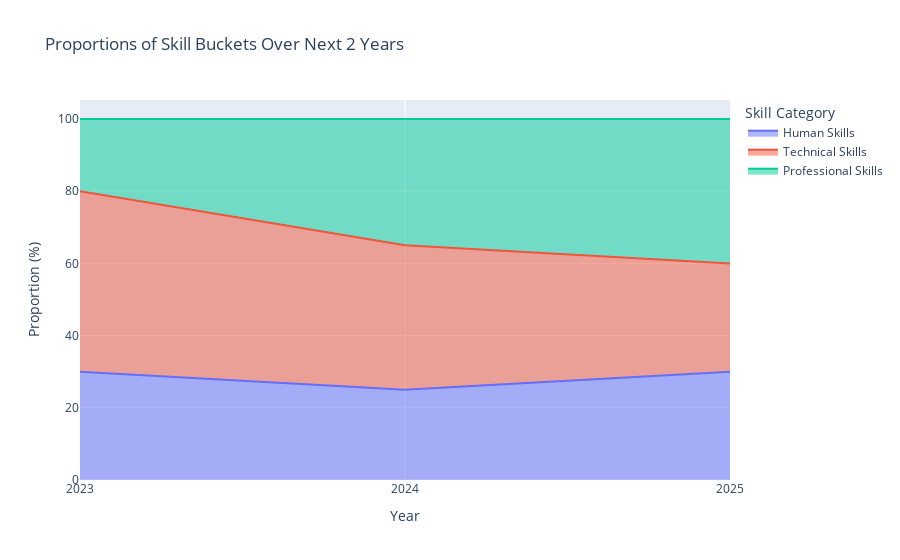

The code cell stored with this chart in its notebook:
### Code cell
# Define years and proportions for each skill category
years = ['2023', '2024', '2025']
human_skills = [30, 25, 30]
technical_skills = [50, 40, 30]
professional_skills = [20, 35, 40]

# Create a DataFrame
data = {
    'Year': years * 3,
    'Skill Category': ['Human Skills'] * 3 + ['Technical Skills'] * 3 + ['Professional Skills'] * 3,
    'Proportion': human_skills + technical_skills + professional_skills
}

# Create stacked area plot
fig = px.area(data, x='Year', y='Proportion', color='Skill Category', 
              title='Proportions of Skill Buckets Over Next 2 Years',
              labels={'Year': 'Year', 'Proportion': 'Proportion (%)', 'Skill Category': 'Skill Category'},
              hover_data={'Year': False})  # Turn off hover for the "Year" value)
fig.update_layout(hovermode='x unified')

# Show figure
fig.show()

### Figure 1 — Plotly figure (JSON) as saved in the notebook; plotly's stock layout.template omitted (floating-point values rounded to 4 significant figures)
{"data": [{"fillpattern": {"shape": ""}, "hovertemplate": "Skill Category=Human Skills<br>Proportion (%)=%{y}<extra></extra>", "legendgroup": "Human Skills", "line": {"color": "#636efa"}, "marker": {"symbol": "circle"}, "mode": "lines", "name": "Human Skills", "orientation": "v", "showlegend": true, "stackgroup": "1", "type": "scatter", "x": ["2023", "2024", "2025"], "xaxis": "x", "y": [30, 25, 30], "yaxis": "y"}, {"fillpattern": {"shape": ""}, "hovertemplate": "Skill Category=Technical Skills<br>Proportion (%)=%{y}<extra></extra>", "legendgroup": "Technical Skills", "line": {"color": "#EF553B"}, "marker": {"symbol": "circle"}, "mode": "lines", "name": "Technical Skills", "orientation": "v", "showlegend": true, "stackgroup": "1", "type": "scatter", "x": ["2023", "2024", "2025"], "xaxis": "x", "y": [50, 40, 30], "yaxis": "y"}, {"fillpattern": {"shape": ""}, "hovertemplate": "Skill Category=Professional Skills<br>Proportion (%)=%{y}<extra></extra>", "legendgroup": "Professional Skills", "line": {"color": "#00cc96"}, "marker": {"symbol": "circle"}, "mode": "lines", "name": "Professional Skills", "orientation": "v", "showlegend": true, "stackgroup": "1", "type": "scatter", "x": ["2023", "2024", "2025"], "xaxis": "x", "y": [20, 35, 40], "yaxis": "y"}], "layout": {"autosize": true, "hovermode": "x unified", "legend": {"title": {"text": "Skill Category"}, "tracegroupgap": 0}, "title": {"text": "Proportions of Skill Buckets Over Next 2 Years"}, "xaxis": {"anchor": "y", "autorange": true, "domain": [0, 1], "range": [0, 2], "title": {"text": "Year"}, "type": "category"}, "yaxis": {"anchor": "x", "autorange": true, "domain": [0, 1], "range": [0, 105.3], "title": {"text": "Proportion (%)"}, "type": "linear"}}}
